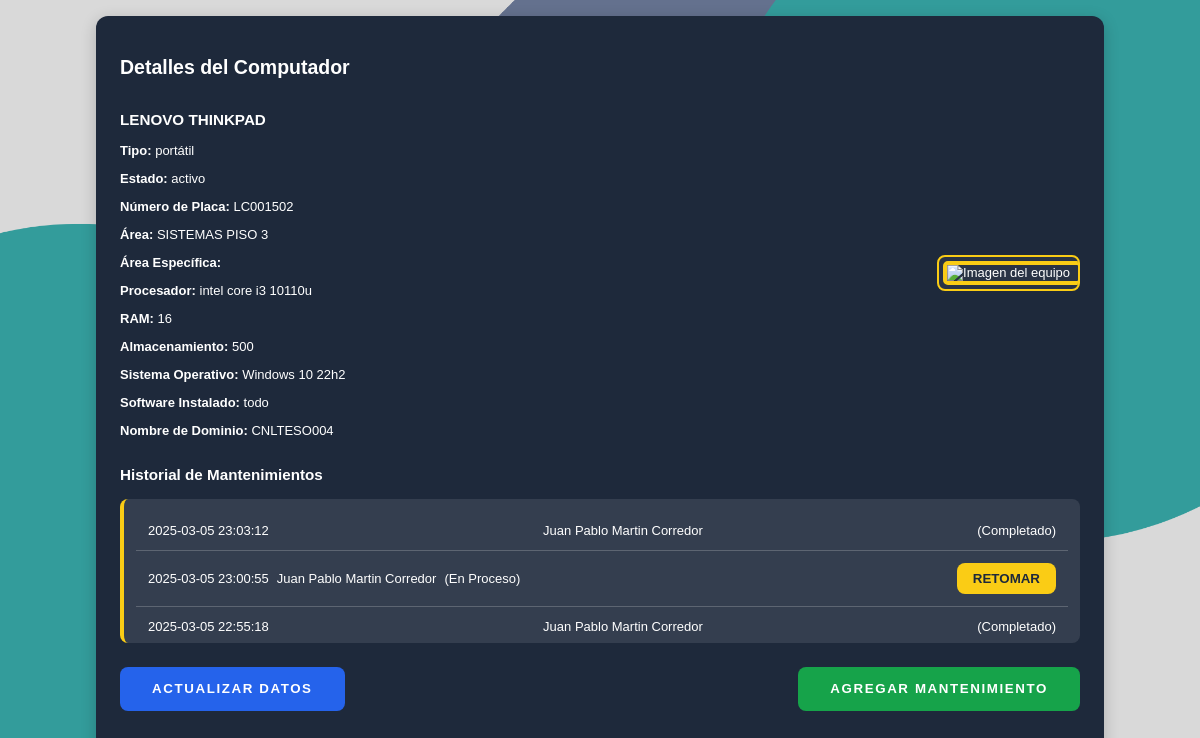
Page /ingresousuarioadmin/menus/computers/hojadevida/hojadevida.php?id_activo=9 (signed in) on the earlier database version.
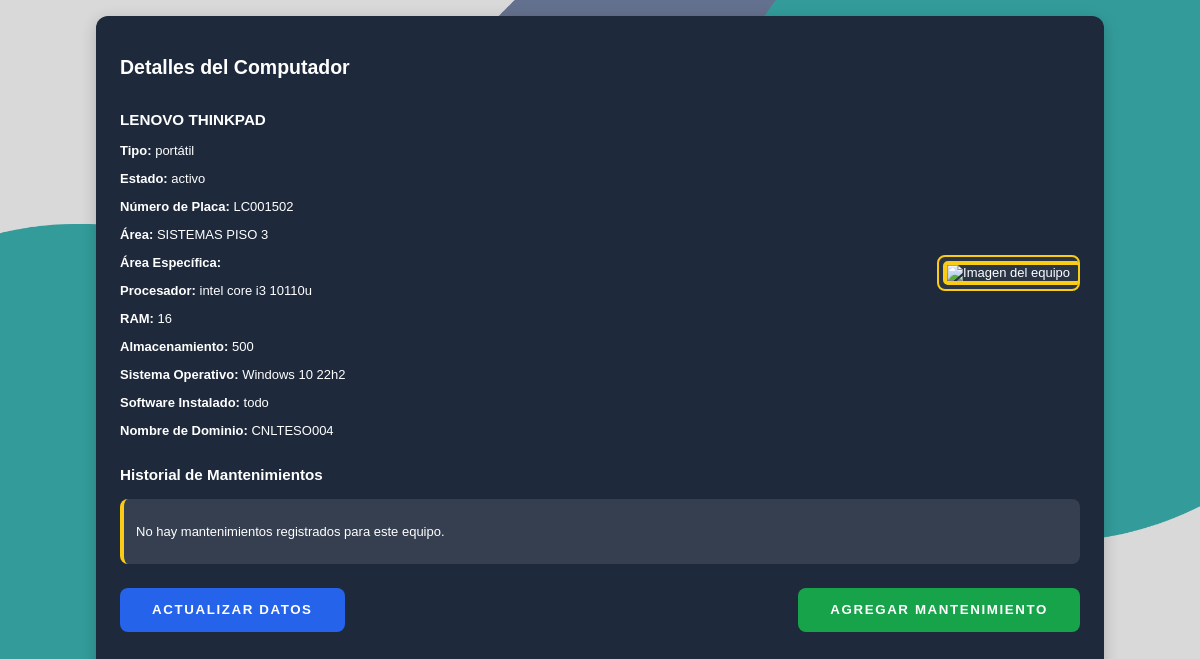
Same page on the later database version.
### tables this page shows
CREATE TABLE `mantenimientos` (
  `id_mantenimiento` int(11) NOT NULL,
  `id_activo` int(11) NOT NULL,
  `id_usuario` int(11) NOT NULL,
  `fecha_mantenimiento` datetime DEFAULT current_timestamp(),
  `descripcion` longtext NOT NULL CHECK (json_valid(`descripcion`)),
  `nombre_responsable` varchar(255) NOT NULL,
  `cargo_responsable` varchar(255) NOT NULL,
  `firma_tecnico` text NOT NULL,
  `estado` varchar(10) DEFAULT NULL
);

CREATE TABLE `usuarios` (
  `id_usuario` int(11) NOT NULL,
  `nombre` varchar(100) NOT NULL,
  `correo` varchar(100) NOT NULL,
  `contraseña` varchar(255) NOT NULL,
  `Cedula` int(11) NOT NULL,
  `Rol` varchar(100) NOT NULL,
  `tipo_usuario` enum('admin','activos','visualizador') NOT NULL
);

### ingresousuarioadmin/menus/computers/hojadevida/hojadevida.php (the view, shortened to what this page needs)
<?php
$host = 'localhost';
$user = 'root';
$password = '';
$database = 'mantenisoft';
$conn = new mysqli($host, $user, $password, $database);
$id_activo = intval($_GET['id_activo']);
$sql = "SELECT a.nombre, a.tipo, a.estado, a.NPlaca, ar.nombre_area,
               es.procesador, es.ram, es.almacenamiento, es.sistema_operativo, es.software_instalado, es.nombre_dominio,
               ars.area_especifica_nombre
        FROM activos a
        JOIN areas ar ON a.id_area = ar.id_area
        LEFT JOIN especificaciones es ON a.id_activo = es.id_activo
        LEFT JOIN areas_especificas ars ON a.id_areas_especificas = ars.id_area_especifica
        WHERE a.id_activo = ?";
$stmt = $conn->prepare($sql);
$stmt->bind_param("i", $id_activo);
$stmt->execute();
$resultado = $stmt->get_result();
$equipo = $resultado->fetch_assoc();
$sql_mantenimientos = "SELECT m.id_mantenimiento, m.fecha_mantenimiento, u.nombre AS nombre_usuario, m.estado
                        FROM mantenimientos m
                        JOIN usuarios u ON m.id_usuario = u.id_usuario
                        WHERE m.id_activo = ?
                        ORDER BY m.fecha_mantenimiento DESC;";
$stmt_mantenimientos = $conn->prepare($sql_mantenimientos);
$stmt_mantenimientos->bind_param("i", $id_activo);
$stmt_mantenimientos->execute();
$resultado_mantenimientos = $stmt_mantenimientos->get_result();
$mantenimientos = [];
while ($fila = $resultado_mantenimientos->fetch_assoc()) {
    $mantenimientos[] = $fila;
}
?>
<!DOCTYPE html>
<html lang="es">
<head>
    <link rel="stylesheet" href="css/hojadevida.css">
</head>
<body>
<div class="contenedor">
    <div class="detalle-equipo">
        <h2>Detalles del Computador</h2>
        <div class="contenido">
            <div class="info-equipo">
                <h3><?php echo htmlspecialchars($equipo['nombre']); ?></h3>
                <p><strong>Tipo:</strong> <?php echo htmlspecialchars($equipo['tipo']); ?></p>
                <p><strong>Estado:</strong> <?php echo htmlspecialchars($equipo['estado']); ?></p>
                <p><strong>Número de Placa:</strong> <?php echo htmlspecialchars($equipo['NPlaca']); ?></p>
                <p><strong>Área:</strong> <?php echo htmlspecialchars($equipo['nombre_area']); ?></p>
                <p><strong>Área Específica:</strong> <?php echo htmlspecialchars($equipo['area_especifica_nombre']); ?></p>
                <p><strong>Procesador:</strong> <?php echo htmlspecialchars($equipo['procesador']); ?></p>
                <p><strong>RAM:</strong> <?php echo htmlspecialchars($equipo['ram']); ?></p>
                <p><strong>Almacenamiento:</strong> <?php echo htmlspecialchars($equipo['almacenamiento']); ?></p>
                <p><strong>Sistema Operativo:</strong> <?php echo htmlspecialchars($equipo['sistema_operativo']); ?></p>
                <p><strong>Software Instalado:</strong> <?php echo htmlspecialchars($equipo['software_instalado']); ?></p>
                <p><strong>Nombre de Dominio:</strong> <?php echo htmlspecialchars($equipo['nombre_dominio']); ?></p>
            </div>
            <div class="imagen-container">
                <div class="imagen-wrapper">
                    <img src="mostrar_imagen.php?id_activo=<?php echo $id_activo; ?>" alt="Imagen del equipo" class="imagen-equipo">
                </div>
            </div>
        </div>
        <h3>Historial de Mantenimientos</h3>
            <div class="historial-mantenimiento">
                <?php if (!empty($mantenimientos)): ?>
                    <ul>
                        <?php foreach ($mantenimientos as $mantenimiento): ?>
                            <li>
                                <span class="fecha"><?php echo htmlspecialchars($mantenimiento['fecha_mantenimiento']); ?></span>
                                <span class="usuario"><?php echo htmlspecialchars($mantenimiento['nombre_usuario']); ?></span>
                                <span class="estado">(<?php echo htmlspecialchars($mantenimiento['estado']); ?>)</span>
                                <?php if ($mantenimiento['estado'] === 'En Proceso'): ?>
                                    <form action="retomar_mantenimiento.php" method="GET" class="retomar-form">
                                        <button type="submit" class="retomar-btn">Retomar</button>
                                    </form>
                                <?php endif; ?>
                            </li>
                        <?php endforeach; ?>
                    </ul>
                <?php else: ?>
                    <p>No hay mantenimientos registrados para este equipo.</p>
                <?php endif; ?>
            </div>
        <div class="botones">
            <form action="actualizar_computador.php" method="GET">
                <button type="submit" class="btn actualizar">Actualizar Datos</button>
            </form>
            <form action="agregar_mantenimiento.php" method="GET">
                <button type="submit" class="btn mantenimiento">Agregar Mantenimiento</button>
            </form>
        </div>
    </div>
</div>
</body>
</html>

Differences in the rows shown:
removed mantenimientos: fecha_mantenimiento "2025-03-05 23:03:12", id_usuario.nombre "Juan Pablo Martin Corredor", estado "Completado"
removed mantenimientos: fecha_mantenimiento "2025-03-05 23:00:55", id_usuario.nombre "Juan Pablo Martin Corredor", estado "En Proceso"
removed mantenimientos: fecha_mantenimiento "2025-03-05 22:55:18", id_usuario.nombre "Juan Pablo Martin Corredor", estado "Completado"
Other differences:
text now shown: "No hay mantenimientos registrados para este equipo."
